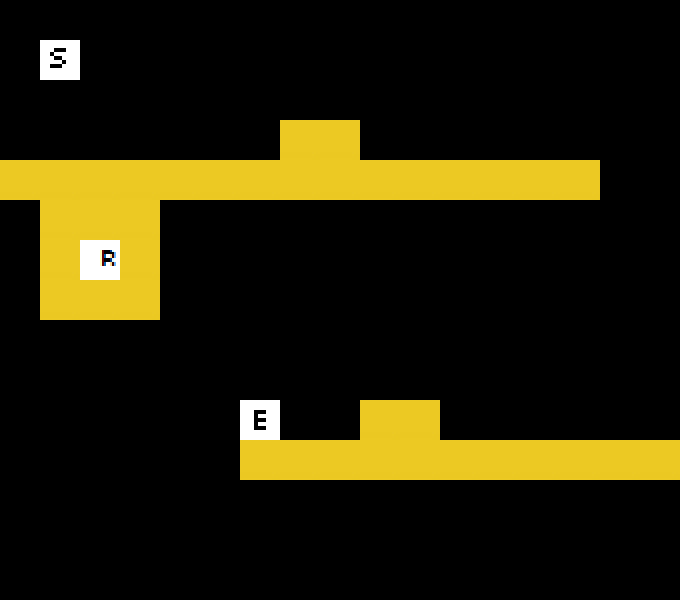

The image is a tile-based game level rendered from a .tmx file. Its description and source (layers, tilesets, objects; grid data summarised) follow:
An orthogonal 17x15 tile map with 40x40 px tiles, 2 tile layers (art, data).

<map version="1.0" orientation="orthogonal" width="17" height="15" tilewidth="40" tileheight="40">
 <tileset firstgid="1" name="tileset" tilewidth="40" tileheight="40">
  <image source="../tileset.png" width="200" height="200" />
 </tileset>
 <layer name="art" width="17" height="15">
  <data>[255 cells, 39 non-empty, 2 distinct tile ids]</data>
 </layer>
 <layer name="data" width="17" height="15">
  <data>[255 cells, 2 non-empty, 2 distinct tile ids]</data>
 </layer>
</map>
